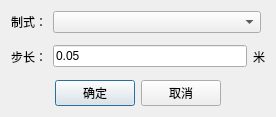
<?xml version="1.0" encoding="UTF-8"?>
<ui version="4.0">
 <class>settingDialog</class>
 <widget class="QDialog" name="settingDialog">
  <property name="geometry">
   <rect>
    <x>0</x>
    <y>0</y>
    <width>276</width>
    <height>117</height>
   </rect>
  </property>
  <property name="windowTitle">
   <string>参数设置</string>
  </property>
  <layout class="QVBoxLayout" name="verticalLayout">
   <item>
    <layout class="QHBoxLayout" name="horizontalLayout_2">
     <item>
      <widget class="QLabel" name="label">
       <property name="text">
        <string>制式：</string>
       </property>
      </widget>
     </item>
     <item>
      <widget class="QComboBox" name="communicationStandardComboBox">
       <property name="minimumSize">
        <size>
         <width>208</width>
         <height>0</height>
        </size>
       </property>
      </widget>
     </item>
     <item>
      <spacer name="horizontalSpacer_3">
       <property name="orientation">
        <enum>Qt::Horizontal</enum>
       </property>
       <property name="sizeHint" stdset="0">
        <size>
         <width>40</width>
         <height>20</height>
        </size>
       </property>
      </spacer>
     </item>
    </layout>
   </item>
   <item>
    <layout class="QHBoxLayout" name="horizontalLayout">
     <item>
      <widget class="QLabel" name="label_2">
       <property name="text">
        <string>步长：</string>
       </property>
      </widget>
     </item>
     <item>
      <widget class="QLineEdit" name="predictiveStepSizelineEdit">
       <property name="text">
        <string>0.05</string>
       </property>
      </widget>
     </item>
     <item>
      <widget class="QLabel" name="label_3">
       <property name="text">
        <string>米</string>
       </property>
      </widget>
     </item>
    </layout>
   </item>
   <item>
    <layout class="QHBoxLayout">
     <property name="spacing">
      <number>6</number>
     </property>
     <property name="leftMargin">
      <number>0</number>
     </property>
     <property name="topMargin">
      <number>0</number>
     </property>
     <property name="rightMargin">
      <number>0</number>
     </property>
     <property name="bottomMargin">
      <number>0</number>
     </property>
     <item>
      <spacer name="horizontalSpacer_2">
       <property name="orientation">
        <enum>Qt::Horizontal</enum>
       </property>
       <property name="sizeHint" stdset="0">
        <size>
         <width>40</width>
         <height>20</height>
        </size>
       </property>
      </spacer>
     </item>
     <item>
      <widget class="QPushButton" name="okButton">
       <property name="text">
        <string>确定</string>
       </property>
      </widget>
     </item>
     <item>
      <widget class="QPushButton" name="cancelButton">
       <property name="text">
        <string>取消</string>
       </property>
      </widget>
     </item>
     <item>
      <spacer name="horizontalSpacer">
       <property name="orientation">
        <enum>Qt::Horizontal</enum>
       </property>
       <property name="sizeHint" stdset="0">
        <size>
         <width>40</width>
         <height>20</height>
        </size>
       </property>
      </spacer>
     </item>
    </layout>
   </item>
  </layout>
 </widget>
 <resources/>
 <connections/>
</ui>
